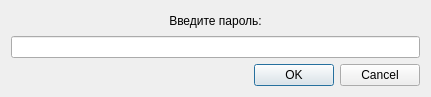
<?xml version="1.0" encoding="UTF-8"?>
<ui version="4.0">
 <class>PasswordInsertDialog</class>
 <widget class="QDialog" name="PasswordInsertDialog">
  <property name="geometry">
   <rect>
    <x>0</x>
    <y>0</y>
    <width>431</width>
    <height>97</height>
   </rect>
  </property>
  <property name="windowTitle">
   <string>Dialog</string>
  </property>
  <layout class="QVBoxLayout" name="verticalLayout">
   <item>
    <widget class="QLabel" name="label">
     <property name="text">
      <string>Введите пароль:</string>
     </property>
     <property name="alignment">
      <set>Qt::AlignCenter</set>
     </property>
    </widget>
   </item>
   <item>
    <widget class="QLineEdit" name="password_lineEdit">
     <property name="clearButtonEnabled">
      <bool>true</bool>
     </property>
    </widget>
   </item>
   <item>
    <widget class="QDialogButtonBox" name="buttonBox">
     <property name="orientation">
      <enum>Qt::Horizontal</enum>
     </property>
     <property name="standardButtons">
      <set>QDialogButtonBox::Cancel|QDialogButtonBox::Ok</set>
     </property>
    </widget>
   </item>
  </layout>
 </widget>
 <resources/>
 <connections>
  <connection>
   <sender>buttonBox</sender>
   <signal>accepted()</signal>
   <receiver>PasswordInsertDialog</receiver>
   <slot>accept()</slot>
   <hints>
    <hint type="sourcelabel">
     <x>248</x>
     <y>254</y>
    </hint>
    <hint type="destinationlabel">
     <x>157</x>
     <y>274</y>
    </hint>
   </hints>
  </connection>
  <connection>
   <sender>buttonBox</sender>
   <signal>rejected()</signal>
   <receiver>PasswordInsertDialog</receiver>
   <slot>reject()</slot>
   <hints>
    <hint type="sourcelabel">
     <x>316</x>
     <y>260</y>
    </hint>
    <hint type="destinationlabel">
     <x>286</x>
     <y>274</y>
    </hint>
   </hints>
  </connection>
 </connections>
</ui>
